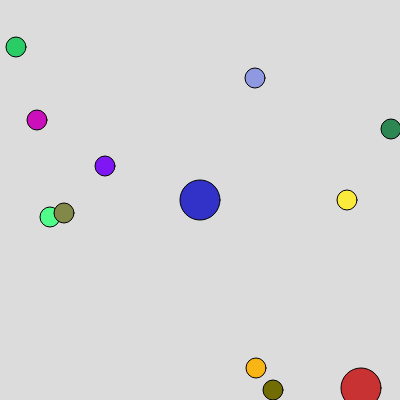
Frame 1 (no input)
Frame 60 (no input): identical to frame 1, image omitted
Frame 120 (the mouse pressed at the canvas centre since frame 60): identical to frame 1, image omitted

The p5.js sketch that drew this single still picture (run headless with seeded random() and noise() and a simulated clock; from frame 60 on, the mouse is pressed at the canvas centre):

// p5.js sketch
// ── sketch.js
/** 
generates a random number between min and max.
*/
function randomNumber(min, max) {
  return Math.floor(Math.random() * (max - min)) + min;
}

function calculateDist(goalX, goalY, startX, startY) {
  return Math.sqrt((goalY - startY)** 2 + (goalX - startX)** 2)
}

class Kreis{
  constructor(x, y, radius, colourR = 255, colourG = 255, colourB = 255) {
    this.x = x
    this.y = y
    this.radius = radius
    this.colourR = colourR
    this.colourG = colourG
    this.colourB = colourB
  }
  show() {
    fill(this.colourR, this.colourG, this.colourB)
    circle(this.x, this.y, this.radius*2)
  }
}

class Movable extends Kreis {
    handleFood(x, y) {
    if (calculateDist(this.x, this.y, x, y) < this.radius) {
      this.radius = this.radius + 5
      return true 
    } else {
      return false
    }
  }
}

class Player extends Movable {
  moveRight() {
    this.x += 1;
  }
  
  moveLeft() {
    this.x -= 1;
  }
  
  moveUp() {
    this.y -= 1;
  }
  
  moveDown() {
    this.y += 1;
  }

}
class Nahrung extends Kreis {
  relocateNahrung(playerX, playerY, botX, botY) {
    let rlocateAtmpt = 0
    this.x = randomNumber(0, 400)
    this.y = randomNumber(0, 400)
    while(true) {
      if(calculateDist(playerX, playerY, this.x, this.y) < player.radius && rlocateAtmpt <= 10) {
        this.x = randomNumber(0, 400)
        this.y = randomNumber(0, 400)
        rlocateAtmpt = rlocateAtmpt + 1
      } else {
        if(rlocateAtmpt >= 10) {
          return false
        } else {
          return true
        }
      }
    }
    
     // to do check if relocation is inside of player
  }
}

class Bot extends Movable {
  nextStep(player, nahrungen) {
    let bestNahrungX
    let bestNahrungY
    let shortestDistance = Infinity
    //find shortest distance between bot and nahrung
    for (const nahrung of nahrungen) {
      let currentDistance = calculateDist(nahrung.x, nahrung.y, this.x, this.y)
      if (shortestDistance > currentDistance) {
        shortestDistance = currentDistance
        bestNahrungX = nahrung.x
        bestNahrungY = nahrung.y
      }
    }
    
    //next step calculate direction
    if(this.x < bestNahrungX) {
      this.x = this.x + 1
    } else if(this.x > bestNahrungX){
      this.x = this.x - 1
    }
    if(this.y < bestNahrungY) {
      this.y = this.y + 1
    } else if(this.y > bestNahrungY){
      this.y = this.y - 1
    }
  }
}
// enemy bot
let originX = 0
let numNahrungen = 10
let player = new Player(200, 200, 20, 50, 50, 200) 
let bot = new Bot(randomNumber(0, 400), randomNumber(0, 400), 20, 200, 50, 50)
let nahrungen = []
function setup() {
  createCanvas(400, 400)
  for (let i = 0; i < numNahrungen; i++) {
    nahrungen[i] = new Nahrung(randomNumber(0, 400), randomNumber(0, 400), 10, randomNumber(0, 255), randomNumber(0, 255), randomNumber(0, 255))
  }
}

function draw() {
  background(220)
  // to do make dynamic camera
  // to do speed
  // to do teilen
  // multiplayer??
  player.show()
  bot.show()
  if (keyIsDown(68) === true) { //d
    player.moveRight()
  }
  
  if (keyIsDown(65) === true) { //a
    player.moveLeft()
  }

  if (keyIsDown(87) === true) { //w
    player.moveUp()
  }

  if (keyIsDown(83) === true) { //s
    player.moveDown()
  }
  
  
  //bot.nextStep(player, nahrungen)

  for (const nahrung of nahrungen) {
    nahrung.show()
    if (player.handleFood(nahrung.x, nahrung.y) || bot.handleFood(nahrung.x, nahrung.y)) {
      if(nahrung.relocateNahrung(player.x, player.y, bot.x, bot.y, player.radius)) {
        //lol
      } else {
        nahrungen = nahrungen.slice(nahrungen.indexOf(nahrung), 1)
      }
    }
  }


}
